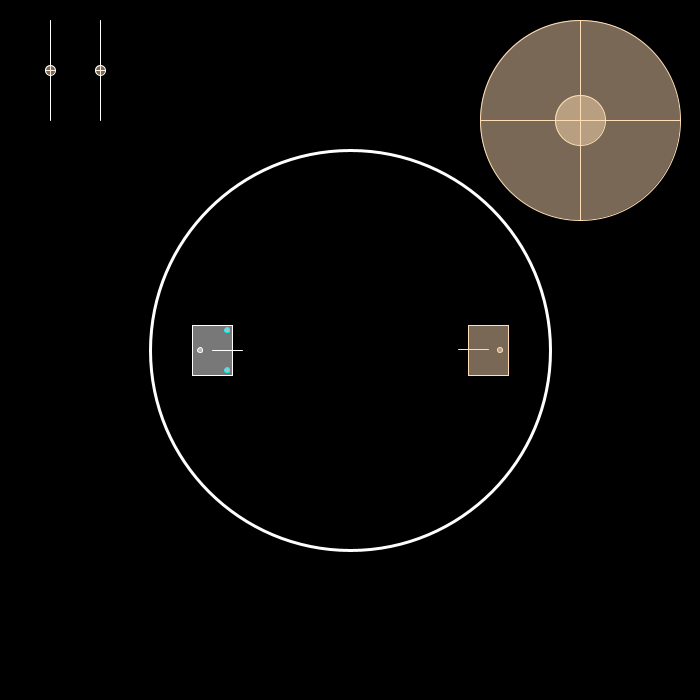
Frame 1 (no input)
Frame 60 (the mouse pressed at the canvas centre just before this capture): identical to frame 1, image omitted
Frame 120 (the mouse held since frame 60 and released just before this capture): identical to frame 1, image omitted

The Processing sketch that drew this single still picture (run headless with seeded random() and noise(); from frame 60 on, the mouse is pressed at the canvas centre):

// Processing sketch: Sumobottest
// ── Sumobottest.pde
PVector positionai, velocityai;
float rmpowerai, lmpowerai, directionai;
PVector positionhuman, velocityhuman;
float rmpowerhuman, lmpowerhuman, directionhuman;
float offset = 12; //y of wheels from center
int arenasize = 200;
Boolean startedturning = true;
int turncounter = 0;
int turnamount;
Boolean sensor1detected = false;
Boolean sensor2detected = false;
float joyx = 580, joyy= 120;
Boolean joystart = false;

float linesensorx = 20; //y
float linesensory = 15; //x
//  ╔^═════════════════^╗ ─┐
//  ║ o───x───┬───x───o ║  │
//  ║[2]      y      [1]║  │
//  ║         ┼         ║  40
//  ║┌┐               ┌┐║  │
//  ║└┘               └┘║  │
//  ╚═══════════════════╝ ─┘
//  └──────── 50 ───────┘

void setup() {
  size(700, 700);
  positionai = new PVector(width/2-arenasize+50,height/2);
  velocityai = new PVector(0,0);
  directionai = radians(0);
  rmpowerai = 0;
  lmpowerai = 0;
  positionhuman = new PVector(width/2+arenasize-50,height/2);
  velocityhuman = new PVector(0,0);
  directionhuman = radians(180);
  rmpowerhuman = 0;
  lmpowerhuman = 0;
}

void draw() {
  background(0);
  stroke(255);
  strokeWeight(3);
  fill(0);
  ellipse(width/2,height/2,arenasize * 2,arenasize * 2);
  strokeWeight(1);
  sumohuman();
  sumoalgorithm();
  slider();
  movebotai();
  movebothuman();
  drawbotai();
  drawbothuman();
}

//sumobot algorithm
void sumoalgorithm(){  
  if(joystart){
    if(sensordetectedline(positionai) || !startedturning){
      turnrandomamount(100, 10, 50);
    }else{
      rmpowerai = 100;
      lmpowerai = 100;
    }
  }else{
    rmpowerai = 0;
    lmpowerai = 0;
  }
}

void sumohuman(){
  fill(255, 222, 181, 120);
  stroke(255, 222, 181, 255);
  ellipse(580,120,200,200);
  line(580,20,580,220);
  line(480,120,680,120);
  ellipse(joyx, joyy, 50, 50);
  if(joystart){
    float mouseang = atan2((mouseY-120),(mouseX - 580));
    if(sq(mouseX-580)+sq(mouseY-120) >= sq(100)){
      joyx = 580 + 100 * cos(mouseang);
      joyy = 120 + 100 * sin(mouseang);
    }else{
      joyx = mouseX;
      joyy = mouseY;
    }
    int joymotx = int(joyx - 580);
    int joymoty = int(-joyy + 120);
    rmpowerhuman = joymoty - joymotx;
    lmpowerhuman = joymoty + joymotx;
  }else{
    joyx = 580;
    joyy = 120;
    rmpowerhuman = 0;
    lmpowerhuman = 0;
  }
  
}

Boolean sensordetectedline(PVector location){
  float sensor1x = sqrt(sq(linesensory+offset) + sq(linesensorx))*sin(atan2(linesensory+offset,linesensorx)-directionai);
  float sensor1y = sqrt(sq(linesensory+offset) + sq(linesensorx))*cos(atan2(linesensory+offset,linesensorx)-directionai);
  float sensor2x = sqrt(sq(linesensory+offset) + sq(linesensorx))*sin(atan2(linesensory+offset,-linesensorx)-directionai);
  float sensor2y = sqrt(sq(linesensory+offset) + sq(linesensorx))*cos(atan2(linesensory+offset,-linesensorx)-directionai);
  //line(location.x + sensor2x, location.y + sensor2y,location.x , location.y);
  if(sq(location.x + sensor1x - width/2) + sq(location.y + sensor1y - height/2) >= sq(200) && sq(location.x + sensor2x - width/2) + sq(location.y + sensor2y - height/2) >= sq(arenasize)){
    sensor1detected = true;
    sensor2detected = true;
    return true;
  }else if(sq(location.x + sensor1x - width/2) + sq(location.y + sensor1y - height/2) >= sq(arenasize)){
    sensor1detected = true;
    sensor2detected = false;
    return true;
  }else if(sq(location.x + sensor2x - width/2) + sq(location.y + sensor2y - height/2) >= sq(arenasize)){
    sensor2detected = true;
    sensor1detected = false;
    return true;
  }else{
    sensor1detected = false;
    sensor2detected = false;
    return false;
  }
}

void turnrandomamount(int turnpower, float minturnduration, float maxturnduration){
  if(startedturning){
    turnamount = int(random(minturnduration, maxturnduration));
    startedturning = false;
  }else{
    if(turncounter <= turnamount){
      if(sensor2detected){
        rmpowerai = -turnpower;
        lmpowerai = turnpower;
      }else if(sensor1detected){
        rmpowerai = turnpower;
        lmpowerai = -turnpower;
      }
      turncounter++;
    }else{
      startedturning = true;
      turncounter = 0;
      rmpowerai = 100;
      lmpowerai = 100;
    }
  }
}

void movebotai(){
  velocityai.mult(0);
  float rotateamount = map(lmpowerai - rmpowerai, 200, -200, 0.07, -0.07);
  velocityai.x = map(lmpowerai + rmpowerai, 200, -200, 2, -2);
  velocityai.rotate(directionai + rotateamount);

  directionai = directionai + rotateamount;
  positionai.add(velocityai);
}

void movebothuman(){
  velocityhuman.mult(0);
  float rotateamount = map(lmpowerhuman - rmpowerhuman, 200, -200, 0.07, -0.07);
  velocityhuman.x = map(lmpowerhuman + rmpowerhuman, 200, -200, 2, -2);
  velocityhuman.rotate(directionhuman + rotateamount);

  directionhuman = directionhuman + rotateamount;
  positionhuman.add(velocityhuman);
}

void slider(){
  stroke(255);
  line(50,120,50,20);
  line(100,120,100,20);
  
  line(45,70,55,70);
  line(95,70,105,70);
  //line(200,450,300,450);
  ellipse(50, map(lmpowerai, 100, -100, 20, 120), 10, 10);
  ellipse(100, map(rmpowerai, 100, -100, 20, 120), 10, 10);
  //ellipse(map(offset, 50, -50, 300, 200), 450, 10, 10);
}

void drawbotai(){
  fill(255, 120);
  stroke(255);
  pushMatrix();
  translate(positionai.x, positionai.y);
  rotate(directionai);
  rect(-20+offset,-25, 40, 50);
  ellipse(0,0,5,5);
  line(0+offset,0,30+offset,0);
  
  if(sensor1detected){
    stroke(255,0,255);
  }else{
    stroke(0,255,255);
  }
  ellipse(linesensory+offset, linesensorx, 5,5); 
  if(sensor2detected){
    stroke(255,0,255);
  }else{
    stroke(0,255,255);
  }
  ellipse(linesensory+offset, -linesensorx, 5,5);
  popMatrix();
}

void drawbothuman(){
  fill(255, 222, 181, 120);
  stroke(255, 222, 181, 255);
  pushMatrix();
  translate(positionhuman.x, positionhuman.y);
  rotate(directionhuman);
  rect(-20+offset,-25, 40, 50);
  ellipse(0,0,5,5);
  line(0+offset,0,30+offset,0);
  popMatrix();
}

void mouseDragged(){
  //if(sq(mouseX - 50) + sq(mouseY - map(lmpower, 100, -100, 20, 120)) <= 100){
  //  if(mouseY >= 20 && mouseY <= 120){
  //    lmpower = map(mouseY, 20, 120, 100, -100);
  //  }
  //}
  //if(sq(mouseX - 450) + sq(mouseY - map(rmpower, 100, -100, 20, 120)) <= 100){
  //  if(mouseY >= 20 && mouseY <= 120){
  //    rmpower = map(mouseY, 20, 120, 100, -100);
  //  }
  //}
  
  //if(sq(mouseX - map(offset, 50, -50, 300, 200)) + sq(mouseY - 450) <= 100){
  //  if(mouseX >= 200 && mouseX <= 300){
  //    offset = map(mouseX, 300, 200, 50, -50);
  //  }
  //}
  
}

void mouseClicked(){
  if(sq(mouseX - 580) + sq(mouseY - 120) <= sq(100) && joystart == false){
    joystart = true;
  }else{
    joystart = false;
  }
}

void keyPressed(){
  if(key == 'q'){
    positionai = new PVector(width/2-arenasize+50,height/2);
    velocityai = new PVector(0,0);
    directionai = radians(0);
    rmpowerai = 0;
    lmpowerai = 0;
    positionhuman = new PVector(width/2+arenasize-50,height/2);
    velocityhuman = new PVector(0,0);
    directionhuman = radians(180);
    rmpowerhuman = 0;
    lmpowerhuman = 0;
  }
}
